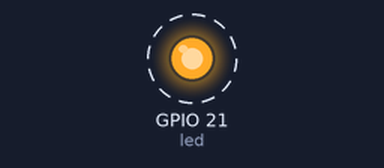
The program below on a simulated Raspberry Pi (BCM pin numbers). Parts: output pins drawn as LEDs (lit = HIGH). Dashed ring = blinking.

Above: at 0.2 s.
Timing chart, 0 to 3.0 s (numbered marks = the images above):
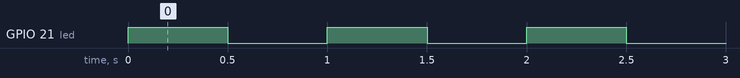

The program:

main.py
```python
# (licence header left out)
from gpiozero import LED
from time import sleep

########## Change the number below to change the delay in seconds ##########
delay = 0.5                                                                #
############################################################################

led = LED(21)

while True:
  led.toggle()
  sleep(delay)
```

Measured:
- by itself, GPIO 21 (led): alternates HIGH for 0.50 s and LOW for 0.50 s
